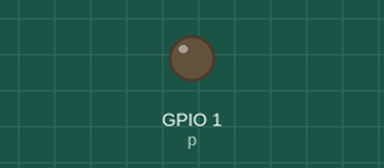
Simulated run of this program. Board: ESP32 board running MicroPython. Shown: output pins drawn as LEDs (lit = HIGH). At 3.0 s the program stops and its outputs stay as they are.

Above: at 0.1 s.
At 3.1 s:
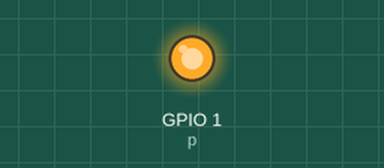
Timing chart, 0 to 4.5 s (numbered marks = the images above):
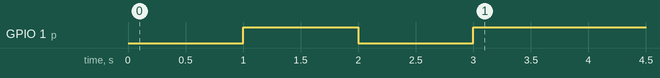

The program:

blink2.py
```python
# -*- coding: utf-8 -*-
"""
Created on Fri Oct  9 14:04:59 2020

@author: Jannik
"""

import machine
import time

x = int
y = int

x = 7
y = 7

p = machine.Pin(1, machine.Pin.OUT)

p.value(1)
if x == y:
    p.value(0)
    time.sleep(1)
    p.value(1)
    time.sleep(1)
    p.value(0)
    time.sleep(1)
    p.value(1)

else:
    p.value(1)
```

Measured:
- by itself, GPIO 1 (p): LOW → HIGH at 1.0 s, → LOW 1.0 s later, → HIGH 1.0 s later
